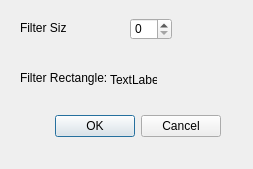
<?xml version="1.0" encoding="UTF-8"?>
<ui version="4.0">
 <class>MedianSizeDialog</class>
 <widget class="QDialog" name="MedianSizeDialog">
  <property name="geometry">
   <rect>
    <x>0</x>
    <y>0</y>
    <width>253</width>
    <height>169</height>
   </rect>
  </property>
  <property name="windowTitle">
   <string>Dialog</string>
  </property>
  <widget class="QDialogButtonBox" name="buttonBox">
   <property name="geometry">
    <rect>
     <x>20</x>
     <y>110</y>
     <width>201</width>
     <height>32</height>
    </rect>
   </property>
   <property name="orientation">
    <enum>Qt::Horizontal</enum>
   </property>
   <property name="standardButtons">
    <set>QDialogButtonBox::Cancel|QDialogButtonBox::Ok</set>
   </property>
  </widget>
  <widget class="QSpinBox" name="spinBox">
   <property name="geometry">
    <rect>
     <x>130</x>
     <y>18</y>
     <width>42</width>
     <height>22</height>
    </rect>
   </property>
  </widget>
  <widget class="QLabel" name="label">
   <property name="geometry">
    <rect>
     <x>20</x>
     <y>20</y>
     <width>47</width>
     <height>16</height>
    </rect>
   </property>
   <property name="text">
    <string>Filter Size</string>
   </property>
  </widget>
  <widget class="QLabel" name="label_2">
   <property name="geometry">
    <rect>
     <x>20</x>
     <y>70</y>
     <width>91</width>
     <height>16</height>
    </rect>
   </property>
   <property name="text">
    <string>Filter Rectangle:</string>
   </property>
  </widget>
  <widget class="QLabel" name="filterSizeLabel">
   <property name="geometry">
    <rect>
     <x>110</x>
     <y>73</y>
     <width>47</width>
     <height>13</height>
    </rect>
   </property>
   <property name="text">
    <string>TextLabel</string>
   </property>
  </widget>
 </widget>
 <resources/>
 <connections>
  <connection>
   <sender>buttonBox</sender>
   <signal>accepted()</signal>
   <receiver>MedianSizeDialog</receiver>
   <slot>accept()</slot>
   <hints>
    <hint type="sourcelabel">
     <x>248</x>
     <y>254</y>
    </hint>
    <hint type="destinationlabel">
     <x>157</x>
     <y>274</y>
    </hint>
   </hints>
  </connection>
  <connection>
   <sender>buttonBox</sender>
   <signal>rejected()</signal>
   <receiver>MedianSizeDialog</receiver>
   <slot>reject()</slot>
   <hints>
    <hint type="sourcelabel">
     <x>316</x>
     <y>260</y>
    </hint>
    <hint type="destinationlabel">
     <x>286</x>
     <y>274</y>
    </hint>
   </hints>
  </connection>
 </connections>
</ui>
